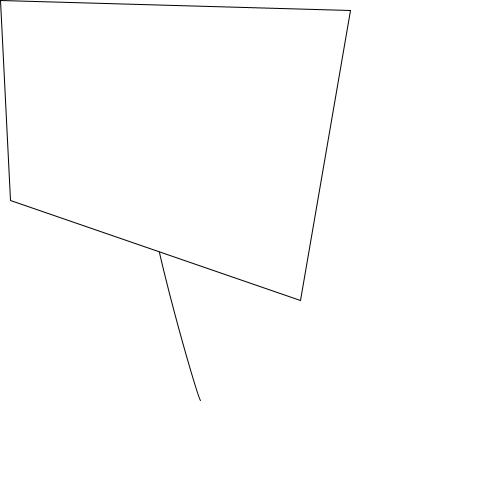
Frame 1 (no input)
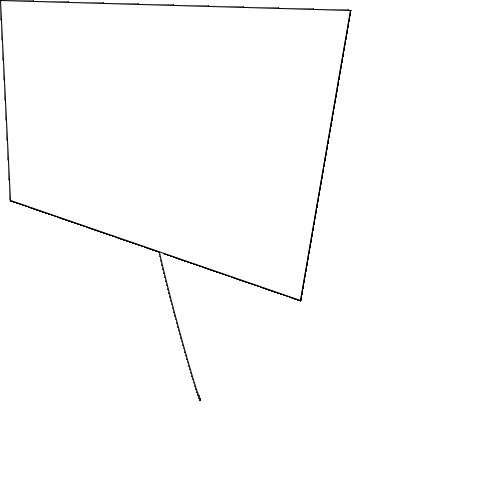
Frame 60 (the mouse pressed at the canvas centre just before this capture)
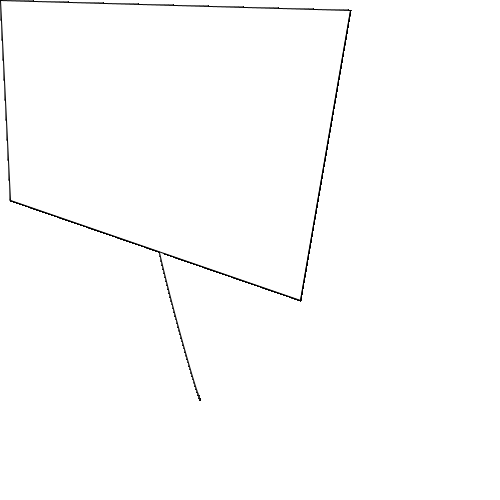
Frame 120 (the mouse held since frame 60 and released just before this capture)

The Processing sketch that drew these frames (run headless with seeded random() and noise(); from frame 60 on, the mouse is pressed at the canvas centre):

// Processing sketch: complex_shapes
// ── complex_shapes.pde
void setup(){
  background (255, 255, 255);
  size(500, 500);
}

void draw(){
  curve(200, 200, 150, 200, 200, 400, 170, 220);
  
  arc(150, 50, 80, 80, 0, PI+QUARTER_PI,PIE);
  beginShape(QUADS);
  vertex(0, 0);
  vertex(350, 10);
  vertex(300, 300);
  vertex(10, 200);
  endShape();
}
